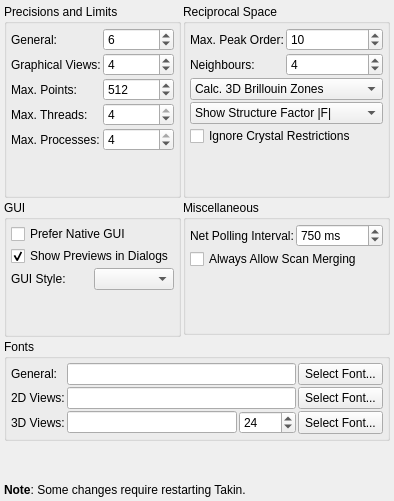
     <widget class="QWidget" name="tabGeneral">
      <attribute name="title">
       <string>General</string>
      </attribute>
      <layout class="QGridLayout" name="gridLayout_4">
       <property name="leftMargin">
        <number>4</number>
       </property>
       <property name="topMargin">
        <number>4</number>
       </property>
       <property name="rightMargin">
        <number>4</number>
       </property>
       <property name="bottomMargin">
        <number>4</number>
       </property>
       <property name="spacing">
        <number>2</number>
       </property>
       <item row="4" column="0" colspan="2">
        <widget class="QGroupBox" name="groupBox_8">
         <property name="title">
          <string>Fonts</string>
         </property>
         <layout class="QGridLayout" name="gridLayout_8">
          <property name="leftMargin">
           <number>4</number>
          </property>
          <property name="topMargin">
           <number>4</number>
          </property>
          <property name="rightMargin">
           <number>4</number>
          </property>
          <property name="bottomMargin">
           <number>4</number>
          </property>
          <property name="spacing">
           <number>2</number>
          </property>
          <item row="0" column="0">
           <widget class="QLabel" name="label_23">
            <property name="sizePolicy">
             <sizepolicy hsizetype="Fixed" vsizetype="Preferred">
              <horstretch>0</horstretch>
              <verstretch>0</verstretch>
             </sizepolicy>
            </property>
            <property name="text">
             <string>General:</string>
            </property>
            <property name="buddy">
             <cstring>editGenFont</cstring>
            </property>
           </widget>
          </item>
          <item row="0" column="1" colspan="2">
           <widget class="QLineEdit" name="editGenFont">
            <property name="sizePolicy">
             <sizepolicy hsizetype="Expanding" vsizetype="Fixed">
              <horstretch>1</horstretch>
              <verstretch>0</verstretch>
             </sizepolicy>
            </property>
            <property name="toolTip">
             <string>Font.</string>
            </property>
            <property name="text">
             <string/>
            </property>
            <property name="readOnly">
             <bool>true</bool>
            </property>
           </widget>
          </item>
          <item row="0" column="3">
           <widget class="QToolButton" name="btnGenFont">
            <property name="sizePolicy">
             <sizepolicy hsizetype="Fixed" vsizetype="Preferred">
              <horstretch>0</horstretch>
              <verstretch>0</verstretch>
             </sizepolicy>
            </property>
            <property name="text">
             <string>Select Font...</string>
            </property>
           </widget>
          </item>
          <item row="1" column="0">
           <widget class="QLabel" name="label_22">
            <property name="sizePolicy">
             <sizepolicy hsizetype="Fixed" vsizetype="Preferred">
              <horstretch>0</horstretch>
              <verstretch>0</verstretch>
             </sizepolicy>
            </property>
            <property name="text">
             <string>2D Views:</string>
            </property>
            <property name="buddy">
             <cstring>editGfxFont</cstring>
            </property>
           </widget>
          </item>
          <item row="1" column="1" colspan="2">
           <widget class="QLineEdit" name="editGfxFont">
            <property name="sizePolicy">
             <sizepolicy hsizetype="Expanding" vsizetype="Fixed">
              <horstretch>1</horstretch>
              <verstretch>0</verstretch>
             </sizepolicy>
            </property>
            <property name="toolTip">
             <string>Font.</string>
            </property>
            <property name="text">
             <string/>
            </property>
            <property name="readOnly">
             <bool>true</bool>
            </property>
           </widget>
          </item>
          <item row="1" column="3">
           <widget class="QToolButton" name="btnGfxFont">
            <property name="sizePolicy">
             <sizepolicy hsizetype="Fixed" vsizetype="Preferred">
              <horstretch>0</horstretch>
              <verstretch>0</verstretch>
             </sizepolicy>
            </property>
            <property name="text">
             <string>Select Font...</string>
            </property>
           </widget>
          </item>
          <item row="2" column="0">
           <widget class="QLabel" name="label_18">
            <property name="sizePolicy">
             <sizepolicy hsizetype="Fixed" vsizetype="Preferred">
              <horstretch>0</horstretch>
              <verstretch>0</verstretch>
             </sizepolicy>
            </property>
            <property name="text">
             <string>3D Views:</string>
            </property>
            <property name="buddy">
             <cstring>editGLFont</cstring>
            </property>
           </widget>
          </item>
          <item row="2" column="1">
           <widget class="QLineEdit" name="editGLFont">
            <property name="sizePolicy">
             <sizepolicy hsizetype="Expanding" vsizetype="Fixed">
              <horstretch>3</horstretch>
              <verstretch>0</verstretch>
             </sizepolicy>
            </property>
            <property name="toolTip">
             <string>Font file.</string>
            </property>
            <property name="text">
             <string/>
            </property>
            <property name="readOnly">
             <bool>false</bool>
            </property>
           </widget>
          </item>
          <item row="2" column="2">
           <widget class="QSpinBox" name="spinGLFont">
            <property name="sizePolicy">
             <sizepolicy hsizetype="Minimum" vsizetype="Fixed">
              <horstretch>1</horstretch>
              <verstretch>0</verstretch>
             </sizepolicy>
            </property>
            <property name="toolTip">
             <string>Font size.</string>
            </property>
            <property name="prefix">
             <string/>
            </property>
            <property name="minimum">
             <number>1</number>
            </property>
            <property name="value">
             <number>24</number>
            </property>
           </widget>
          </item>
          <item row="2" column="3">
           <widget class="QToolButton" name="btnGLFont">
            <property name="sizePolicy">
             <sizepolicy hsizetype="Fixed" vsizetype="Preferred">
              <horstretch>0</horstretch>
              <verstretch>0</verstretch>
             </sizepolicy>
            </property>
            <property name="text">
             <string>Select Font...</string>
            </property>
           </widget>
          </item>
         </layout>
        </widget>
       </item>
       <item row="2" column="1">
        <widget class="QGroupBox" name="groupBox_7">
         <property name="title">
          <string>Miscellaneous</string>
         </property>
         <layout class="QGridLayout" name="gridLayout_6">
          <property name="leftMargin">
           <number>4</number>
          </property>
          <property name="topMargin">
           <number>4</number>
          </property>
          <property name="rightMargin">
           <number>4</number>
          </property>
          <property name="bottomMargin">
           <number>4</number>
          </property>
          <property name="spacing">
           <number>2</number>
          </property>
          <item row="0" column="1">
           <widget class="QSpinBox" name="spinNetPoll">
            <property name="sizePolicy">
             <sizepolicy hsizetype="Preferred" vsizetype="Fixed">
              <horstretch>0</horstretch>
              <verstretch>0</verstretch>
             </sizepolicy>
            </property>
            <property name="suffix">
             <string> ms</string>
            </property>
            <property name="maximum">
             <number>100000</number>
            </property>
            <property name="singleStep">
             <number>50</number>
            </property>
            <property name="value">
             <number>750</number>
            </property>
           </widget>
          </item>
          <item row="1" column="0" colspan="2">
           <widget class="QCheckBox" name="checkAllowScanMerging">
            <property name="toolTip">
             <string>Allow the merging of scan files even when the columns are incompatible.</string>
            </property>
            <property name="text">
             <string>Always Allow Scan Merging</string>
            </property>
           </widget>
          </item>
          <item row="0" column="0">
           <widget class="QLabel" name="label_21">
            <property name="sizePolicy">
             <sizepolicy hsizetype="Fixed" vsizetype="Preferred">
              <horstretch>0</horstretch>
              <verstretch>0</verstretch>
             </sizepolicy>
            </property>
            <property name="text">
             <string>Net Polling Interval:</string>
            </property>
            <property name="buddy">
             <cstring>spinNetPoll</cstring>
            </property>
           </widget>
          </item>
          <item row="2" column="0" colspan="2">
           <spacer name="verticalSpacer_4">
            <property name="orientation">
             <enum>Qt::Vertical</enum>
            </property>
            <property name="sizeHint" stdset="0">
             <size>
              <width>20</width>
              <height>40</height>
             </size>
            </property>
           </spacer>
          </item>
         </layout>
        </widget>
       </item>
       <item row="0" column="1">
        <widget class="QGroupBox" name="groupBox_4">
         <property name="title">
          <string>Reciprocal Space</string>
         </property>
         <layout class="QGridLayout" name="gridLayout_7">
          <property name="leftMargin">
           <number>4</number>
          </property>
          <property name="topMargin">
           <number>4</number>
          </property>
          <property name="rightMargin">
           <number>4</number>
          </property>
          <property name="bottomMargin">
           <number>4</number>
          </property>
          <property name="spacing">
           <number>2</number>
          </property>
          <item row="0" column="0">
           <widget class="QLabel" name="label_16">
            <property name="sizePolicy">
             <sizepolicy hsizetype="Fixed" vsizetype="Preferred">
              <horstretch>0</horstretch>
              <verstretch>0</verstretch>
             </sizepolicy>
            </property>
            <property name="text">
             <string>Max. Peak Order:</string>
            </property>
            <property name="buddy">
             <cstring>spinBragg</cstring>
            </property>
           </widget>
          </item>
          <item row="4" column="0" colspan="2">
           <widget class="QCheckBox" name="checkIgnoreXtalRestrictions">
            <property name="toolTip">
             <string>Always allow setting of lattice constants and angles, disregarding the space group. WARNING: Only used for testing!</string>
            </property>
            <property name="text">
             <string>Ignore Crystal Restrictions</string>
            </property>
           </widget>
          </item>
          <item row="3" column="0" colspan="2">
           <widget class="QComboBox" name="comboSFact">
            <property name="sizePolicy">
             <sizepolicy hsizetype="Minimum" vsizetype="Fixed">
              <horstretch>0</horstretch>
              <verstretch>0</verstretch>
             </sizepolicy>
            </property>
            <property name="toolTip">
             <string>Show structure factor or its absolute square.</string>
            </property>
            <property name="currentIndex">
             <number>0</number>
            </property>
            <item>
             <property name="text">
              <string>Show Structure Factor |F|</string>
             </property>
            </item>
            <item>
             <property name="text">
              <string>Show Intensity S=|F|²</string>
             </property>
            </item>
           </widget>
          </item>
          <item row="2" column="0" colspan="2">
           <widget class="QComboBox" name="comboBZ">
            <item>
             <property name="text">
              <string>Calc. 3D Brillouin Zones</string>
             </property>
            </item>
            <item>
             <property name="text">
              <string>Approx. 2D Brillouin Zones</string>
             </property>
            </item>
           </widget>
          </item>
          <item row="1" column="0">
           <widget class="QLabel" name="label_45">
            <property name="sizePolicy">
             <sizepolicy hsizetype="Fixed" vsizetype="Preferred">
              <horstretch>0</horstretch>
              <verstretch>0</verstretch>
             </sizepolicy>
            </property>
            <property name="text">
             <string>Neighbours:</string>
            </property>
            <property name="buddy">
             <cstring>spinMaxNN</cstring>
            </property>
           </widget>
          </item>
          <item row="1" column="1">
           <widget class="QSpinBox" name="spinMaxNN">
            <property name="toolTip">
             <string>Maximum amount of next neighbours to include in Brillouin zone calculations.</string>
            </property>
            <property name="minimum">
             <number>1</number>
            </property>
            <property name="value">
             <number>4</number>
            </property>
           </widget>
          </item>
          <item row="0" column="1">
           <widget class="QSpinBox" name="spinBragg">
            <property name="toolTip">
             <string>Maximum order of Bragg peaks to calculate.</string>
            </property>
            <property name="minimum">
             <number>1</number>
            </property>
            <property name="value">
             <number>10</number>
            </property>
           </widget>
          </item>
          <item row="5" column="0" colspan="2">
           <spacer name="verticalSpacer_6">
            <property name="orientation">
             <enum>Qt::Vertical</enum>
            </property>
            <property name="sizeHint" stdset="0">
             <size>
              <width>20</width>
              <height>40</height>
             </size>
            </property>
           </spacer>
          </item>
         </layout>
        </widget>
       </item>
       <item row="6" column="0" colspan="2">
        <spacer name="verticalSpacer">
         <property name="orientation">
          <enum>Qt::Vertical</enum>
         </property>
         <property name="sizeHint" stdset="0">
          <size>
           <width>20</width>
           <height>40</height>
          </size>
         </property>
        </spacer>
       </item>
       <item row="0" column="0">
        <widget class="QGroupBox" name="groupBox_6">
         <property name="title">
          <string>Precisions and Limits</string>
         </property>
         <layout class="QGridLayout" name="gridLayout_5">
          <property name="leftMargin">
           <number>4</number>
          </property>
          <property name="topMargin">
           <number>4</number>
          </property>
          <property name="rightMargin">
           <number>4</number>
          </property>
          <property name="bottomMargin">
           <number>4</number>
          </property>
          <property name="spacing">
           <number>2</number>
          </property>
          <item row="1" column="0">
           <widget class="QLabel" name="label_20">
            <property name="sizePolicy">
             <sizepolicy hsizetype="Fixed" vsizetype="Preferred">
              <horstretch>0</horstretch>
              <verstretch>0</verstretch>
             </sizepolicy>
            </property>
            <property name="text">
             <string>Graphical Views:</string>
            </property>
            <property name="buddy">
             <cstring>spinPrecGfx</cstring>
            </property>
           </widget>
          </item>
          <item row="0" column="1">
           <widget class="QSpinBox" name="spinPrecGen">
            <property name="toolTip">
             <string>General number precision.</string>
            </property>
            <property name="minimum">
             <number>1</number>
            </property>
            <property name="maximum">
             <number>16</number>
            </property>
            <property name="value">
             <number>6</number>
            </property>
           </widget>
          </item>
          <item row="2" column="0">
           <widget class="QLabel" name="label_17">
            <property name="sizePolicy">
             <sizepolicy hsizetype="Fixed" vsizetype="Preferred">
              <horstretch>0</horstretch>
              <verstretch>0</verstretch>
             </sizepolicy>
            </property>
            <property name="text">
             <string>Max. Points:</string>
            </property>
            <property name="buddy">
             <cstring>spinPtsGfx</cstring>
            </property>
           </widget>
          </item>
          <item row="2" column="1">
           <widget class="QSpinBox" name="spinPtsGfx">
            <property name="toolTip">
             <string>Number of points to draw in graphs.</string>
            </property>
            <property name="maximum">
             <number>99999</number>
            </property>
            <property name="value">
             <number>512</number>
            </property>
           </widget>
          </item>
          <item row="5" column="0" colspan="2">
           <spacer name="verticalSpacer_3">
            <property name="orientation">
             <enum>Qt::Vertical</enum>
            </property>
            <property name="sizeHint" stdset="0">
             <size>
              <width>20</width>
              <height>40</height>
             </size>
            </property>
           </spacer>
          </item>
          <item row="1" column="1">
           <widget class="QSpinBox" name="spinPrecGfx">
            <property name="toolTip">
             <string>Number precision in graphs.</string>
            </property>
            <property name="minimum">
             <number>1</number>
            </property>
            <property name="maximum">
             <number>16</number>
            </property>
            <property name="value">
             <number>4</number>
            </property>
           </widget>
          </item>
          <item row="0" column="0">
           <widget class="QLabel" name="label_19">
            <property name="sizePolicy">
             <sizepolicy hsizetype="Fixed" vsizetype="Preferred">
              <horstretch>0</horstretch>
              <verstretch>0</verstretch>
             </sizepolicy>
            </property>
            <property name="text">
             <string>General:</string>
            </property>
            <property name="buddy">
             <cstring>spinPrecGen</cstring>
            </property>
           </widget>
          </item>
          <item row="3" column="0">
           <widget class="QLabel" name="label_threads">
            <property name="sizePolicy">
             <sizepolicy hsizetype="Fixed" vsizetype="Preferred">
              <horstretch>0</horstretch>
              <verstretch>0</verstretch>
             </sizepolicy>
            </property>
            <property name="text">
             <string>Max. Threads:</string>
            </property>
            <property name="buddy">
             <cstring>spinThreads</cstring>
            </property>
           </widget>
          </item>
          <item row="4" column="0">
           <widget class="QLabel" name="label_procs">
            <property name="sizePolicy">
             <sizepolicy hsizetype="Fixed" vsizetype="Preferred">
              <horstretch>0</horstretch>
              <verstretch>0</verstretch>
             </sizepolicy>
            </property>
            <property name="text">
             <string>Max. Processes:</string>
            </property>
            <property name="buddy">
             <cstring>spinProcesses</cstring>
            </property>
           </widget>
          </item>
          <item row="3" column="1">
           <widget class="QSpinBox" name="spinThreads">
            <property name="toolTip">
             <string>Maximum number of concurrently executed threads.</string>
            </property>
            <property name="minimum">
             <number>1</number>
            </property>
            <property name="maximum">
             <number>4</number>
            </property>
            <property name="value">
             <number>4</number>
            </property>
           </widget>
          </item>
          <item row="4" column="1">
           <widget class="QSpinBox" name="spinProcesses">
            <property name="toolTip">
             <string>Maximum number of concurrently executed child processes.</string>
            </property>
            <property name="minimum">
             <number>1</number>
            </property>
            <property name="maximum">
             <number>4</number>
            </property>
            <property name="value">
             <number>4</number>
            </property>
           </widget>
          </item>
         </layout>
        </widget>
       </item>
       <item row="7" column="0" colspan="2">
        <widget class="QLabel" name="label_42">
         <property name="text">
          <string>&lt;b&gt;Note&lt;/b&gt;: Some changes require restarting Takin.</string>
         </property>
        </widget>
       </item>
       <item row="2" column="0" rowspan="2">
        <widget class="QGroupBox" name="groupBox_5">
         <property name="title">
          <string>GUI</string>
         </property>
         <layout class="QGridLayout" name="gridLayout_3">
          <property name="leftMargin">
           <number>4</number>
          </property>
          <property name="topMargin">
           <number>4</number>
          </property>
          <property name="rightMargin">
           <number>4</number>
          </property>
          <property name="bottomMargin">
           <number>4</number>
          </property>
          <property name="spacing">
           <number>2</number>
          </property>
          <item row="1" column="0" colspan="2">
           <widget class="QCheckBox" name="checkPreview">
            <property name="text">
             <string>Show Previews in Dialogs</string>
            </property>
            <property name="checked">
             <bool>true</bool>
            </property>
           </widget>
          </item>
          <item row="5" column="0" colspan="2">
           <spacer name="verticalSpacer_5">
            <property name="orientation">
             <enum>Qt::Vertical</enum>
            </property>
            <property name="sizeHint" stdset="0">
             <size>
              <width>20</width>
              <height>40</height>
             </size>
            </property>
           </spacer>
          </item>
          <item row="0" column="0" colspan="2">
           <widget class="QCheckBox" name="checkNativeDlg">
            <property name="text">
             <string>Prefer Native GUI</string>
            </property>
           </widget>
          </item>
          <item row="3" column="1">
           <widget class="QComboBox" name="comboGUI"/>
          </item>
          <item row="3" column="0">
           <widget class="QLabel" name="label_47">
            <property name="text">
             <string>GUI Style:</string>
            </property>
           </widget>
          </item>
         </layout>
        </widget>
       </item>
      </layout>
     </widget>
